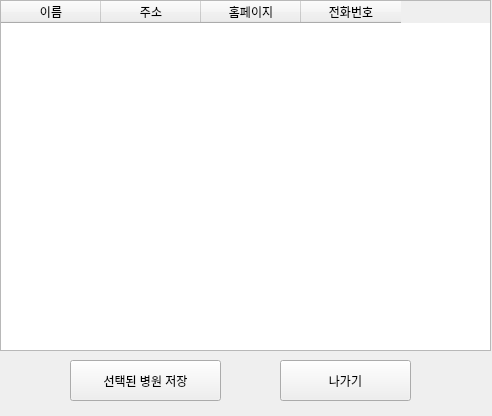
<?xml version="1.0" encoding="UTF-8"?>
<ui version="4.0">
 <class>Form</class>
 <widget class="QWidget" name="Form">
  <property name="geometry">
   <rect>
    <x>0</x>
    <y>0</y>
    <width>492</width>
    <height>416</height>
   </rect>
  </property>
  <property name="windowTitle">
   <string>Form</string>
  </property>
  <widget class="QTableWidget" name="tableWidget">
   <property name="geometry">
    <rect>
     <x>0</x>
     <y>0</y>
     <width>491</width>
     <height>351</height>
    </rect>
   </property>
   <column>
    <property name="text">
     <string>이름</string>
    </property>
   </column>
   <column>
    <property name="text">
     <string>주소</string>
    </property>
   </column>
   <column>
    <property name="text">
     <string>홈페이지</string>
    </property>
   </column>
   <column>
    <property name="text">
     <string>전화번호</string>
    </property>
   </column>
  </widget>
  <widget class="QPushButton" name="pushButton">
   <property name="geometry">
    <rect>
     <x>70</x>
     <y>360</y>
     <width>151</width>
     <height>41</height>
    </rect>
   </property>
   <property name="text">
    <string>선택된 병원 저장</string>
   </property>
  </widget>
  <widget class="QPushButton" name="pushButton_2">
   <property name="geometry">
    <rect>
     <x>280</x>
     <y>360</y>
     <width>131</width>
     <height>41</height>
    </rect>
   </property>
   <property name="text">
    <string>나가기</string>
   </property>
  </widget>
 </widget>
 <resources/>
 <connections/>
</ui>
